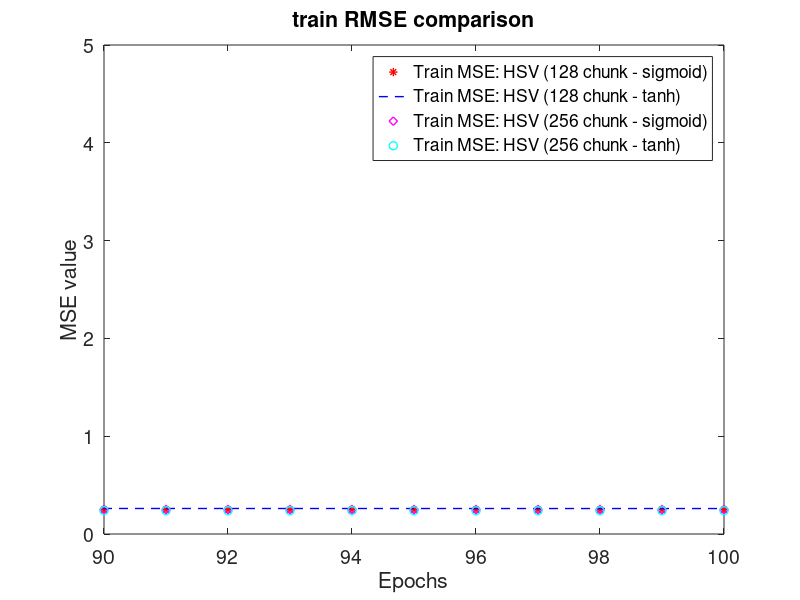
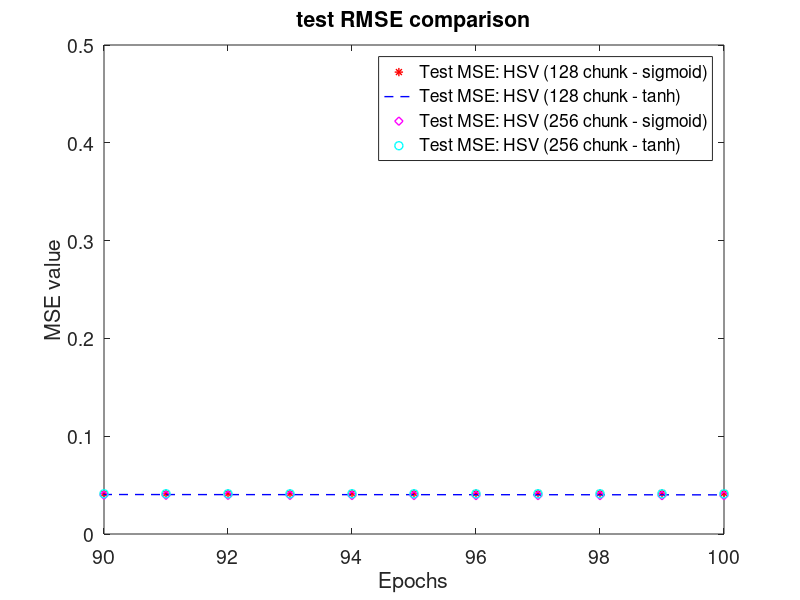

Write MATLAB code to recreate these figures, in order.
%
%Author: Varun Mannam
%date: 10th Dec 2019
close all
clear variables
clc
format long
font = 14;
%input and target are normalised to (0 to 1) and multiplied with 255 (8 bit
%information)
%target: -> replaced all NAN values with 0's  and normalised (0 to 10nsec to 0 to 1)
%input =  imread('I_5-13-2016 sham field 9_IU-FLIM_50.png');
%index = 27 for PM_FLIM
% close all
% clear variables
% clc

%gray scale image_Lifetime images directly...
rmse_train1 = load('3D_zebrafish_PM_FLIM_train_rmse_epochs_hsv_m2_128_sig.txt');
rmse_train2 = load('3D_zebrafish_PM_FLIM_train_rmse_epochs_hsv_m2_128_tan.txt');
rmse_train3 = load('3D_zebrafish_PM_FLIM_train_rmse_epochs_hsv_m2_256_sig.txt');
rmse_train4 = load('3D_zebrafish_PM_FLIM_train_rmse_epochs_hsv_m2_256_tan.txt');


rmse_test1 = load('3D_zebrafish_PM_FLIM_test_rmse_epochs_hsv_m2_128_sig.txt');
rmse_test2 = load('3D_zebrafish_PM_FLIM_test_rmse_epochs_hsv_m2_128_tan.txt');
rmse_test3 = load('3D_zebrafish_PM_FLIM_test_rmse_epochs_hsv_m2_256_sig.txt');
rmse_test4 = load('3D_zebrafish_PM_FLIM_test_rmse_epochs_hsv_m2_256_tan.txt');

% x=[1:200]';
% figure(1), 
% plot(x,rmse_train1,'r*','Linewidth',1);
% hold on
% plot(x,rmse_train2,'b--','Linewidth',1);
% 
% plot(x,rmse_test1,'md','Linewidth',1);
% plot(x,rmse_test2,'co','Linewidth',1);
% xlabel('Epochs');
% ylabel('MSE value');
% legend('Train MSE: HSV (128 chunk)','Train MSE: RGB (128 chunk)','Test MSE: HSV (128 chunk)','Test MSE: RGB (128 chunk)');
% title('128 chunk RMSE comparison');
% set(gca,'FontSize',font);
% 
% 
% figure(2), 
% plot(x,rmse_train1,'r*','Linewidth',1);
% hold on
% plot(x,rmse_train2,'b--','Linewidth',1);
% 
% plot(x,rmse_test1,'md','Linewidth',1);
% plot(x,rmse_test2,'co','Linewidth',1);
% xlabel('Epochs');
% ylabel('MSE value');
% legend('Train MSE: HSV (128 chunk)','Train MSE: RGB (128 chunk)','Test MSE: HSV (128 chunk)','Test MSE: RGB (128 chunk)');
% title('128 chunk Zoom RMSE comparison');
% set(gca,'FontSize',font);
% xlim([190 200]);
% 
% 
% x1=[1:100]';
% figure(3), 
% plot(x1,rmse_train3,'r*','Linewidth',1);
% hold on
% plot(x1,rmse_train4,'b--','Linewidth',1);
% 
% plot(x1,rmse_test3,'md','Linewidth',1);
% plot(x1,rmse_test4,'co','Linewidth',1);
% xlabel('Epochs');
% ylabel('MSE value');
% legend('Train MSE: HSV (256 chunk)','Train MSE: RGB (256 chunk)','Test MSE: HSV (256 chunk)','Test MSE: RGB (256 chunk)');
% title('256 chunk RMSE comparison');
% set(gca,'FontSize',font);
% 
% 
% figure(4), 
% plot(x1,rmse_train3,'r*','Linewidth',1);
% hold on
% plot(x1,rmse_train4,'b--','Linewidth',1);
% 
% plot(x1,rmse_test3,'md','Linewidth',1);
% plot(x1,rmse_test4,'co','Linewidth',1);
% xlabel('Epochs');
% ylabel('MSE value');
% legend('Train MSE: HSV (256 chunk)','Train MSE: RGB (256 chunk)','Test MSE: HSV (256 chunk)','Test MSE: RGB (256 chunk)');
% title('256 chunk Zoom RMSE comparison');
% set(gca,'FontSize',font);
% xlim([90 100]);


% x2=[1:100]';
% figure(1)
% plot(x2,rmse_train1(1:100),'r*','Linewidth',1);
% hold on
% plot(x2,rmse_train2(1:100),'b--','Linewidth',1);
% 
% plot(x2,rmse_train3,'md','Linewidth',1);
% plot(x2,rmse_train4,'co','Linewidth',1);
% xlabel('Epochs');
% ylabel('MSE value');
% legend('Train MSE: HSV (128 chunk)','Train MSE: RGB (128 chunk)','Train MSE: HSV (256 chunk)','Train MSE: RGB (256 chunk)');
% title('train RMSE comparison');
% set(gca,'FontSize',font);

x2=[1:100]';
figure(1)
plot(x2,rmse_train1(1:100),'r*','Linewidth',1);
hold on
plot(x2,rmse_train2(1:100),'b--','Linewidth',1);

plot(x2,rmse_train3,'md','Linewidth',1);
plot(x2,rmse_train4,'co','Linewidth',1);
xlabel('Epochs');
ylabel('MSE value');
legend('Train MSE: HSV (128 chunk - sigmoid)','Train MSE: HSV (128 chunk - tanh)','Train MSE: HSV (256 chunk - sigmoid)','Train MSE: HSV (256 chunk - tanh)');
title('train RMSE comparison');
set(gca,'FontSize',font);
xlim([90 100]);


figure(2)
plot(x2,rmse_test1(1:100),'r*','Linewidth',1);
hold on
plot(x2,rmse_test2(1:100),'b--','Linewidth',1);

plot(x2,rmse_test3,'md','Linewidth',1);
plot(x2,rmse_test4,'co','Linewidth',1);
xlabel('Epochs');
ylabel('MSE value');
legend('Test MSE: HSV (128 chunk - sigmoid)','Test MSE: HSV (128 chunk - tanh)','Test MSE: HSV (256 chunk - sigmoid)','Test MSE: HSV (256 chunk - tanh)');
title('test RMSE comparison');
set(gca,'FontSize',font);
xlim([90 100]);

